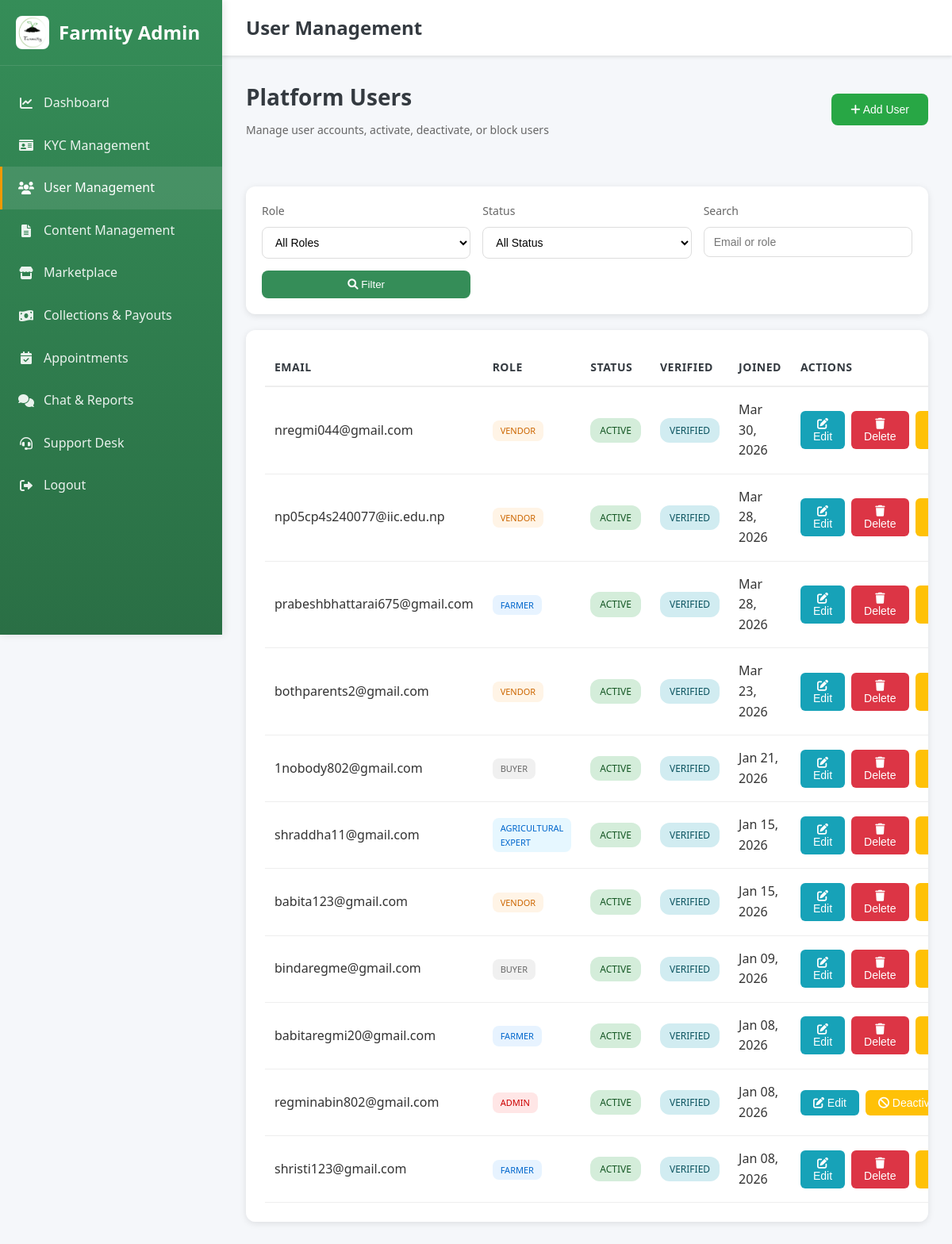
Page /admin-dashboard/users/ (signed in) on the committed database.
### accounts/models.py (models this page shows, shortened)
class User(AbstractBaseUser, PermissionsMixin):
    ROLE_CHOICES = (
        ('admin', 'Admin'),
        ('buyer', 'Buyer'),
        ('farmer', 'Farmer'),
        ('agricultural_expert', 'Agricultural Expert'),
        ('vendor', 'Vendor'),
    )
    GENDER_CHOICES = (
        ('male', 'Male'),
        ('female', 'Female'),
        ('other', 'Other'),
    )
    email = models.EmailField(unique=True)
    phone = models.CharField(max_length=10, unique=True, blank=True, null=True)
    gender = models.CharField(max_length=10, choices=GENDER_CHOICES, blank=True, null=True)
    role = models.CharField(max_length=20, choices=ROLE_CHOICES, default='buyer')
    is_active = models.BooleanField(default=True)
    email_verified = models.BooleanField(default=False)
    is_verified = models.BooleanField(default=False)
    is_staff = models.BooleanField(default=False)
    date_joined = models.DateTimeField(auto_now_add=True)
    objects = UserManager()
    USERNAME_FIELD = 'email'
    REQUIRED_FIELDS = []

### accounts/views.py (the view, shortened to what this page needs)
# urls.py: path('admin-dashboard/users/', admin_user_management, name='admin_user_management'),
@login_required
def admin_user_management(request):
    if request.user.role != 'admin':
        return _redirect_to_role_home_response(request.user)
    User = get_user_model()
    role_filter = request.GET.get('role', 'all')
    status_filter = request.GET.get('status', 'all')
    search_query = request.GET.get('search', '').strip()
    users = User.objects.all().order_by('-date_joined')
    if role_filter != 'all':
        users = users.filter(role=role_filter)
    if status_filter == 'active':
        users = users.filter(is_active=True)
    elif status_filter == 'inactive':
        users = users.filter(is_active=False)
    elif status_filter == 'verified':
        users = users.filter(is_verified=True)
    elif status_filter == 'unverified':
        users = users.filter(is_verified=False)
    if search_query:
        users = users.filter(
            Q(email__icontains=search_query) |
            Q(role__icontains=search_query)
        )
    total_users = User.objects.count()
    active_users = User.objects.filter(is_active=True).count()
    inactive_users = User.objects.filter(is_active=False).count()
    verified_users = User.objects.filter(is_verified=True).count()
    context = {
        'users': users,
        'role_filter': role_filter,
        'status_filter': status_filter,
        'search_query': search_query,
        'total_users': total_users,
        'active_users': active_users,
        'inactive_users': inactive_users,
        'verified_users': verified_users,
    }
    return render(request, 'admin_user_management.html', context)

### templates/admin_user_management.html (shortened to what this page needs)
<!DOCTYPE html>
<html lang="en">
<head>
    <link rel="stylesheet" href="/static/css/style.css">
    <link href="https://cdnjs.cloudflare.com/ajax/libs/font-awesome/6.0.0/css/all.min.css" rel="stylesheet">
</head>
<body>
    <aside class="sidebar">
        <div class="sidebar-header">
            <img src="/static/images/Farmity%20logo.png" alt="Farmity" class="sidebar-logo-img" onerror="this.style.display='none'; this.nextElementSibling.style.display='flex';">
            <h2>Farmity Admin</h2>
        </div>
        <nav class="sidebar-menu">
            <a href="{% url 'admin_dashboard' %}" class="menu-item">
                <i class="fas fa-chart-line"></i>
                <span>Dashboard</span>
            </a>
            <a href="{% url 'admin_kyc_management' %}" class="menu-item">
                <i class="fas fa-id-card"></i>
                <span>KYC Management</span>
            </a>
            <a href="{% url 'admin_user_management' %}" class="menu-item active">
                <i class="fas fa-users"></i>
                <span>User Management</span>
            </a>
            <a href="{% url 'admin_content_management' %}" class="menu-item">
                <i class="fas fa-file-alt"></i>
                <span>Content Management</span>
            </a>
            <a href="{% url 'admin_marketplace_oversight' %}" class="menu-item">
                <i class="fas fa-store"></i>
                <span>Marketplace</span>
            </a>
            <a href="{% url 'admin_collections_payouts' %}" class="menu-item">
                <i class="fas fa-money-bill-wave"></i>
                <span>Collections & Payouts</span>
            </a>
            <a href="{% url 'admin_appointment_management' %}" class="menu-item">
                <i class="fas fa-calendar-check"></i>
                <span>Appointments</span>
            </a>
            <a href="{% url 'admin_chat_reports' %}" class="menu-item">
                <i class="fas fa-comments"></i>
                <span>Chat & Reports</span>
            </a>
            <a href="{% url 'admin_support_desk' %}" class="menu-item">
                <i class="fas fa-headset"></i>
                <span>Support Desk</span>
            </a>
            <a href="{% url 'logout' %}" class="menu-item">
                <i class="fas fa-sign-out-alt"></i>
                <span>Logout</span>
            </a>
        </nav>
    </aside>
    <div class="main-content">
        <header class="top-header">
            <h1 class="header-title">User Management</h1>
        </header>
        <div class="dashboard-content">
            <div class="page-header">
                <div style="display: flex; justify-content: space-between; align-items: center;">
                    <div>
                        <h2 class="page-title">Platform Users</h2>
                        <p class="page-subtitle">Manage user accounts, activate, deactivate, or block users</p>
                    </div>
                    <button class="btn btn-add" onclick="openAddUserModal()" style="background: var(--success); color: white; padding: 12px 24px; border: none; border-radius: 8px; cursor: pointer; font-weight: 500; font-size: 14px;">
                        <i class="fas fa-plus"></i> Add User
                    </button>
                </div>
            </div>
            <div class="stats-grid">
                <div class="stat-card">
                    <div class="stat-value">{{ total_users }}</div>
                    <div class="stat-label">Total Users</div>
                </div>
                <div class="stat-card">
                    <div class="stat-value">{{ active_users }}</div>
                    <div class="stat-label">Active Users</div>
                </div>
                <div class="stat-card">
                    <div class="stat-value">{{ inactive_users }}</div>
                    <div class="stat-label">Inactive Users</div>
                </div>
                <div class="stat-card">
                    <div class="stat-value">{{ verified_users }}</div>
                    <div class="stat-label">Verified Users</div>
                </div>
            </div>
            <div class="filters-section">
                <form method="GET" action="{% url 'admin_user_management' %}">
                    <div class="filters-grid">
                        <div class="filter-group">
                            <label class="filter-label">Role</label>
                            <select name="role" class="filter-select">
                                <option value="all" {% if role_filter == 'all' %}selected{% endif %}>All Roles</option>
                            </select>
                        </div>
                        <div class="filter-group">
                            <label class="filter-label">Status</label>
                            <select name="status" class="filter-select">
                                <option value="all" {% if status_filter == 'all' %}selected{% endif %}>All Status</option>
                            </select>
                        </div>
                        <div class="filter-group">
                            <label class="filter-label">Search</label>
                            <input type="text" name="search" class="filter-input" placeholder="Email or role" value="{{ search_query }}">
                        </div>
                        <div class="filter-group" style="justify-content: flex-end;">
                            <button type="submit" class="filter-btn">
                                <i class="fas fa-search"></i> Filter
                            </button>
                        </div>
                    </div>
                </form>
            </div>
            <div class="users-table-container">
                <table class="users-table">
                    <thead>
                        <tr>
                            <th>Email</th>
                            <th>Role</th>
                            <th>Status</th>
                            <th>Verified</th>
                            <th>Joined</th>
                            <th>Actions</th>
                        </tr>
                    </thead>
                    <tbody>
                        {% for user in users %}
                        <tr>
                            <td>{{ user.email }}</td>
                            <td>
                                <span class="role-badge {{ user.role }}">{{ user.get_role_display }}</span>
                            </td>
                            <td>
                                {% if user.is_active %}
                                <span class="status-badge active">Active</span>
                                {% else %}
                                <span class="status-badge inactive">Inactive</span>
                                {% endif %}
                            </td>
                            <td>
                                {% if user.is_verified %}
                                <span class="status-badge verified">Verified</span>
                                {% else %}
                                <span class="status-badge unverified">Unverified</span>
                                {% endif %}
                            </td>
                            <td>{{ user.date_joined|date:"M d, Y" }}</td>
                            <td>
                                <div class="action-buttons">
                                    <button class="btn btn-edit" onclick="openEditUserModal({{ user.id }}, '{{ user.email|escapejs }}', '{{ user.role }}', {{ user.is_active|yesno:"true,false" }}, {{ user.is_verified|yesno:"true,false" }})">
                                        <i class="fas fa-edit"></i> Edit
                                    </button>
                                    {% if user.id != request.user.id %}
                                    <button class="btn btn-delete" onclick="confirmDeleteUser({{ user.id }}, '{{ user.email|escapejs }}')" style="background: var(--danger); color: white; padding: 8px 16px; border: none; border-radius: 6px; cursor: pointer; font-size: 14px; font-weight: 500;">
                                        <i class="fas fa-trash"></i> Delete
                                    </button>
                                    {% endif %}
                                    {% if user.is_active %}
                                    <button class="btn btn-deactivate" onclick="confirmAction({{ user.id }}, 'deactivate', '{{ user.email|escapejs }}')">
                                        <i class="fas fa-ban"></i> Deactivate
                                    </button>
                                    {% else %}
                                    <button class="btn btn-activate" onclick="confirmAction({{ user.id }}, 'activate', '{{ user.email|escapejs }}')">
                                        <i class="fas fa-check"></i> Activate
                                    </button>
                                    {% endif %}
                                </div>
                            </td>
                        </tr>
                        {% empty %}
                        <tr>
                            <td colspan="6" style="text-align: center; padding: 40px; color: #999;">
                                No users found
                            </td>
                        </tr>
                        {% endfor %}
                    </tbody>
                </table>
            </div>
        </div>
    </div>
</body>
</html>

### static/css/style.css (style rules this page uses)
* { margin: 0; padding: 0; box-sizing: border-box; }
html, body { overflow-x: hidden; }
:root { --athens-gray: #E9EBF1; --sea-green: #358D58; --sushi: #A8AD3B; --paarl: #A04A24; --white: #ffffff; --text-dark: #333333; --text-gray: #666666; --border-gray: #dddddd; --light-gray: #f5f5f5; }
body { font-family: 'Segoe UI', Tahoma, Geneva, Verdana, sans-serif; line-height: 1.6; color: var(--text-dark); background: var(--white); }
.stat-card { position: absolute; top: -20px; left: -20px; background: var(--white); padding: 1rem 1.5rem; border-radius: 15px; box-shadow: 0 4px 15px rgba(0,0,0,0.1); display: flex; align-items: center; gap: 1rem; z-index: 10; }
.stat-label { font-size: 0.9rem; color: var(--text-gray); }
.stat-value { font-size: 1.5rem; font-weight: bold; color: var(--sea-green); }
html, body { height: 100%; margin: 0; padding: 0; }

### rows in the picture
User: email "nregmi044@gmail.com", role "VENDOR", is_active "ACTIVE", is_verified "VERIFIED", date_joined "Mar 30, 2026"
User: email "np05cp4s240077@iic.edu.np", role "VENDOR", is_active "ACTIVE", is_verified "VERIFIED", date_joined "Mar 28, 2026"
User: email "prabeshbhattarai675@gmail.com", role "FARMER", is_active "ACTIVE", is_verified "VERIFIED", date_joined "Mar 28, 2026"
User: email "bothparents2@gmail.com", role "VENDOR", is_active "ACTIVE", is_verified "VERIFIED", date_joined "Mar 23, 2026"
User: email "1nobody802@gmail.com", role "BUYER", is_active "ACTIVE", is_verified "VERIFIED", date_joined "Jan 21, 2026"
User: email "shraddha11@gmail.com", role "AGRICULTURAL EXPERT", is_active "ACTIVE", is_verified "VERIFIED", date_joined "Jan 15, 2026"
User: email "babita123@gmail.com", role "VENDOR", is_active "ACTIVE", is_verified "VERIFIED", date_joined "Jan 15, 2026"
User: email "bindaregme@gmail.com", role "BUYER", is_active "ACTIVE", is_verified "VERIFIED", date_joined "Jan 09, 2026"
User: email "babitaregmi20@gmail.com", role "FARMER", is_active "ACTIVE", is_verified "VERIFIED", date_joined "Jan 08, 2026"
User: email "regminabin802@gmail.com", role "ADMIN", is_active "ACTIVE", is_verified "VERIFIED", date_joined "Jan 08, 2026"
User: email "shristi123@gmail.com", role "FARMER", is_active "ACTIVE", is_verified "VERIFIED", date_joined "Jan 08, 2026"
